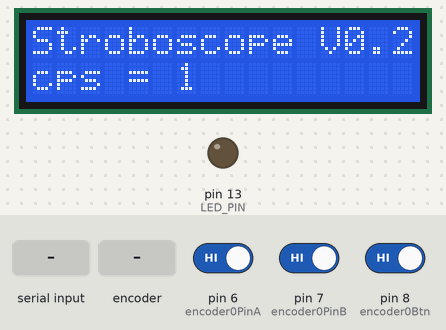
The sketch below on a simulated Arduino Uno, built with avr-gcc and run on an emulated ATmega328P. Parts: 16×2 character LCD, output pins drawn as LEDs (lit = HIGH). The inputs (shaded band) are chosen by the test bench; at power-on: pin 6 (encoder0PinA) HIGH, pin 7 (encoder0PinB) HIGH, pin 8 (encoder0Btn) HIGH. What the sketch prints to the serial monitor is not drawn.

Above: at 1.7 s.
1.8 s: "90,45\n" received over Serial
At 3.2 s:
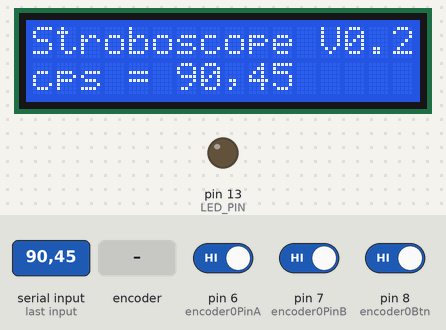
4.8 s: "0\n" received over Serial
At 6.5 s:
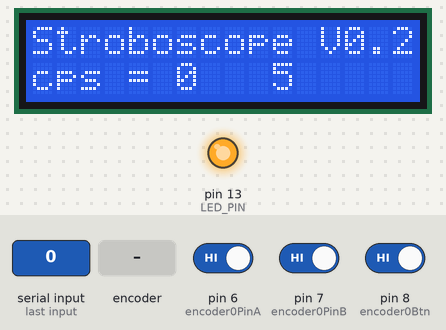
7.3 s: rotary encoder on pin 6 (encoder0PinA) / pin 7 (encoder0PinB) turned 1 step (first pin leading)
At 10.4 s:
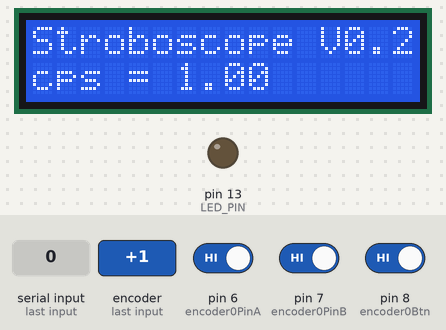
10.5 s: "200\n" received over Serial
At 12.1 s:
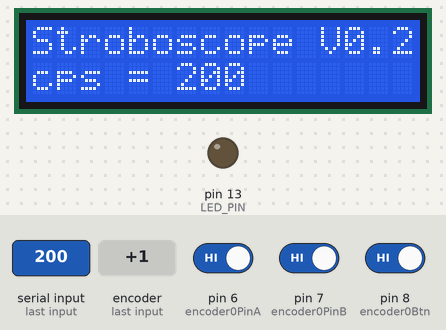
13.5 s: rotary encoder on pin 6 (encoder0PinA) / pin 7 (encoder0PinB) turned 2 steps (second pin leading)
At 14.9 s:
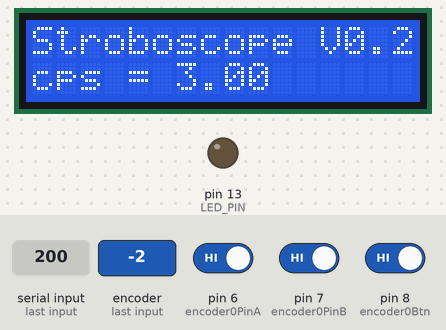
Timing chart, 0 to 16.4 s (numbered marks = the images above; inputs shaded):
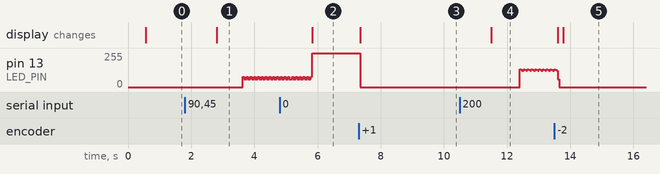

The sketch:

Stroboscope.ino
```cpp
/*
  Stroboscope for the Arduino

  The circuit:
 * LCD RS pin to digital pin 12
 * LCD Enable pin to digital pin 11
 * LCD D4 pin to digital pin 5
 * LCD D5 pin to digital pin 4
 * LCD D6 pin to digital pin 3
 * LCD D7 pin to digital pin 2
 * LCD R/W pin to ground
 * LCD VSS pin to ground
 * LCD VCC pin to 5V
 * 10K resistor:
 * ends to +5V and ground
 * wiper to LCD VO pin (pin 3)

*/

#define VERSION "Stroboscope V0.2"

#define DEBUGGING true

#include <LiquidCrystal.h>

#include "TimerOne.h"

#define LED_PIN 13

#define TIMER_US 1000                         // 1mS set timer duration in microseconds
#define TICK_COUNTS 1000                      // one second worth of timer ticks
#define ON_TICKS 2

/*
 * Cycles per Second
 *
 *  1   1000
 *  2   500
 *  3   333
 *  4   250
 *  5   200
 *
 *  10  100
 *  20  50
 *  50  20
 *  100 10
 */

volatile long tick_count = TICK_COUNTS;         // Counter for one second
volatile bool led_on = false;
volatile long on_tick = 0;
volatile long current_tick_count = TICK_COUNTS;

// Rotary Encoder

#define encoder0PinA 6
#define encoder0PinB 7
#define encoder0Btn  8

float counter = 1.0;
float encoderIncrement = 1.0;
int aState;
int aLastState;
int btnState;
int btnLastState;
bool oddEncoder = false;

// initialize the library by associating any needed LCD interface pin
// with the arduino pin number it is connected to
const int rs = 12, en = 11, d4 = 5, d5 = 4, d6 = 3, d7 = 2;
LiquidCrystal lcd(rs, en, d4, d5, d6, d7);

void setup() {
  // set up the LCD's number of columns and rows:
  lcd.begin(16, 2);
  // Print a message to the LCD.
  lcd.print(VERSION);

  Serial.begin(115200);
  delay(500);
#if DEBUGGING
  Serial.println("Stroboscope V0.1");
  Serial.println("Enter cycles per second: ");
  Serial.print("cps=");
  Serial.println((float)(TIMER_US/tick_count));
#endif

  pinMode(LED_PIN, OUTPUT);
  Timer1.initialize(TIMER_US); // initialize timer1, and set a 10ms period
  Timer1.attachInterrupt(Blink); // attaches Blink() as a timer interrupt function

  // set the cursor to column 0, line 1
  // (note: line 1 is the second row, since counting begins with 0):
  lcd.setCursor(0, 1);
  // print the number of seconds since reset:
  lcd.print("cps = ");
  lcd.print(TIMER_US/tick_count);

  pinMode (encoder0PinA,INPUT_PULLUP);
  pinMode (encoder0PinB,INPUT_PULLUP);
  pinMode (encoder0Btn, INPUT_PULLUP);
  digitalWrite(encoder0Btn, HIGH);
  aLastState = digitalRead(encoder0PinA);
  btnLastState = HIGH;
}

void Blink()
{
  if (tick_count-- == 0)
  {
    tick_count = current_tick_count;
    led_on = true;
    on_tick = ON_TICKS;
    digitalWrite(LED_PIN, HIGH);   // turn the LED on (HIGH is the voltage level)
  }
  else
  {
    if (led_on == true)
    {
      if (on_tick-- == 0)
      {
        led_on = false;
        digitalWrite(LED_PIN, LOW);   // turn the LED on (HIGH is the voltage level)
      }
    }
  }
}

void loop()
{
#if DEBUGGING
  String cps;

  if (Serial.available())
  { // If data is available to read,
    cps = Serial.readString();
    current_tick_count = (int)((float)TIMER_US/cps.toFloat());
    Serial.print("cps=");
    Serial.println(cps);

    lcd.setCursor(0, 1);
    // print the number of seconds since reset:
    lcd.print("cps = ");
    lcd.print(cps);
    lcd.print("  ");
  }
#endif

  btnState = digitalRead(encoder0Btn);
  if(btnState == LOW)//if button pull down
  {
    if (btnLastState == HIGH)
    {
      btnLastState = LOW;
      if (encoderIncrement == 0.1)
      {
        encoderIncrement = 1.0;
        counter = (float)((int)counter);
        lcd.setCursor(0, 1);
        // print the number of seconds since reset:
        lcd.print("cps = ");
        lcd.print(counter);
        lcd.print("    ");
      }
      else
        encoderIncrement = 0.1;
    }
  }
   else
  {
    btnLastState = HIGH;
  }

  aState = digitalRead(encoder0PinA); // Reads the "current" state of the encoder0PinA
  // If the previous and the current state of the encoder0PinA are different, that means a Pulse has occured
  if (aState != aLastState)
  {
    if (oddEncoder == false)  // This rotary encode seems to give two "clicks" per physical click of the knob, this divides clicks by two
    {
      oddEncoder = true;
      aLastState = aState;
      return;
    }
    oddEncoder = false;

    // If the encoder0PinB state is different to the encoder0PinA state, that means the encoder is rotating clockwise
    if (digitalRead(encoder0PinB) != aState)
    {
      counter -= encoderIncrement;
      if (counter < 0.1)
      {
        if (encoderIncrement == 0.1)
          counter = 0.1;
        else
          counter = 1.0;
      }
    }
    else
    {
      counter += encoderIncrement;
    }
    current_tick_count = (int)((float)TIMER_US/counter);

#if DEBUGGING
    Serial.print("Position: ");
    Serial.println(counter);

    Serial.print("cps=");
    Serial.println(counter);
#endif

    lcd.setCursor(0, 1);
    // print the number of seconds since reset:
    lcd.print("cps = ");
    lcd.print(counter);
    lcd.print("    ");
  }
  aLastState = aState; // Updates the previous state of the encoder0PinA with the current state
}
```

Measured:
- after the input at 1.8 s, the display: changes after 1.0 s (image 1)
- after the input at 4.8 s, the display: changes after 1.0 s (image 2)
- after the input at 7.3 s, pin 13 (LED_PIN): 255/255 → 0/255 after 0.05 s; the display: changes after 0.05 s (image 3)
- after the input at 10.5 s, the display: changes after 1.0 s (image 4)
- after the input at 13.5 s, the display: first changes after 0.11 s (image 5 shows a later state)
